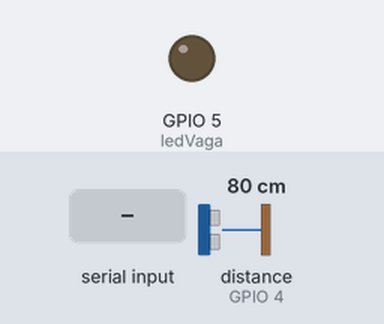
Bench run of a sketch on a simulated ESP32. Shown: output pins drawn as LEDs (lit = HIGH). Wiring (inferred from the names in the program): ultrasonic range finder: trigger GPIO 2; echo GPIO 4. The inputs (shaded band) are chosen by the test bench; at power-on: distance to the obstacle (sensor on GPIO 4) 80 cm. The echo pulse lasts 58.3 µs per cm; WiFi joins after 1.5 s; servers stay silent unless stated; no MQTT or app messages arrive unless stated; pins used as bus, display or sensor lines are not drawn; what the sketch prints to the serial monitor is not drawn.

Above: at 2.7 s.
2.8 s: "0\n" received over Serial
At 4.3 s:
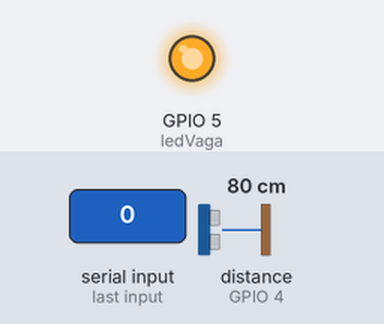
7.6 s: "90,45\n" received over Serial
Timing chart, 0 to 10.6 s (numbered marks = the images above; inputs shaded):
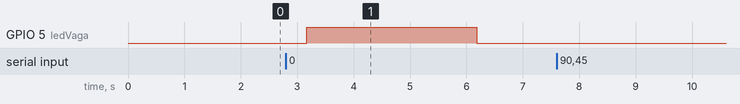

Measured:
- after the input at 2.8 s, GPIO 5 (ledVaga): LOW → HIGH after 0.37 s, → LOW 3.0 s later
- after the input at 7.6 s, every drawn part: stays the same

The sketch:

vaga.ino
```cpp
#include <WiFi.h>
#include <PubSubClient.h>
#include <SPI.h>
// #include <MFRC522.h> // Biblioteca RFID (para uso real futuramente)

// ====================== CONFIGURAÇÕES DE REDE ======================
const char* ssid = "Wokwi-GUEST";
const char* password = "";
const char* mqttServer = "maqiatto.com";
const int mqttPort = 1883;
const char* mqttUser = "ludanielle2005@hotmail.com";
const char* mqttPassword = "FIAP555292";
const char* mqttTopic = "ludanielle2005@hotmail.com/vagas";

// ====================== CONFIGURAÇÕES DO SENSOR ======================
const int trigPin = 2;
const int echoPin = 4;
const int ledVaga = 5;

// ====================== CONFIGURAÇÃO DO RFID (Futuro Real) ======================
// #define SS_PIN 5
// #define RST_PIN 22
// MFRC522 rfid(SS_PIN, RST_PIN);

// ====================== VARIÁVEIS GLOBAIS ======================
#define NUM_LEITURAS 5
float historico[NUM_LEITURAS];
int indice = 0;
bool vagaOcupada = false;
WiFiClient espClient;
PubSubClient client(espClient);

// ====================== FUNÇÕES ======================
void setupWiFi() {
  WiFi.begin(ssid, password);
  Serial.print("Conectando ao Wi-Fi");
  while (WiFi.status() != WL_CONNECTED) {
    delay(500);
    Serial.print(".");
  }
  Serial.println("✅ Conectado!");
}

void reconnectMQTT() {
  while (!client.connected()) {
    Serial.print("Conectando ao broker Maqiatto...");
    if (client.connect("ESP32Vaga1", mqttUser, mqttPassword)) {
      Serial.println("✅ Conectado ao Maqiatto!");
    } else {
      Serial.print("❌ Falha, rc=");
      Serial.print(client.state());
      delay(2000);
    }
  }
}

float medirDistancia() {
  digitalWrite(trigPin, LOW);
  delayMicroseconds(2);
  digitalWrite(trigPin, HIGH);
  delayMicroseconds(10);
  digitalWrite(trigPin, LOW);
  long duration = pulseIn(echoPin, HIGH);
  return duration * 0.034 / 2;
}

float medirDistanciaFiltrada() {
  historico[indice] = medirDistancia();
  indice = (indice + 1) % NUM_LEITURAS;
  float soma = 0;
  for (int i = 0; i < NUM_LEITURAS; i++)
    soma += historico[i];
  return soma / NUM_LEITURAS;
}

long lerRFIDSerial() {
  if (Serial.available()) {
    delay(100);
    String idStr = Serial.readStringUntil('\n');
    idStr.trim();

    if (idStr.length() == 0) return -1;

    for (int i = 0; i < idStr.length(); i++) {
      if (!isDigit(idStr.charAt(i))) {
        Serial.println("❌ Entrada inválida. Digite apenas números.");
        return -1;
      }
    }

    return idStr.toInt();
  }
  return -1;
}

void atualizarLedStatus(bool ocupada) {
  digitalWrite(ledVaga, ocupada ? HIGH : LOW);
}

void enviarMensagem(String payload) {
  if (!client.connected()) reconnectMQTT();
  client.loop();
  client.publish(mqttTopic, payload.c_str());
  Serial.print("📤 Enviado: ");
  Serial.println(payload);
}

// ====================== SETUP ======================
void setup() {
  Serial.begin(115200);
  pinMode(trigPin, OUTPUT);
  pinMode(echoPin, INPUT);
  pinMode(ledVaga, OUTPUT);

  setupWiFi();
  client.setServer(mqttServer, mqttPort);
  reconnectMQTT();

  Serial.println("Sistema iniciado. Aguardando moto...");
  Serial.println("Simulação RFID: Digite um ID numérico e pressione Enter.");
}

// ====================== LOOP PRINCIPAL ======================
void loop() {
  float distancia = medirDistanciaFiltrada();
  bool detectouMoto = distancia < 50;
  long idLido = lerRFIDSerial();

  // ===== Caso 1: Moto detectada e ID lido =====
  if (detectouMoto && idLido != -1) {
    vagaOcupada = true;
    atualizarLedStatus(true);
    String msg = "{\"id\":" + String(idLido) + ",\"vaga\":1}";
    enviarMensagem(msg);
    Serial.printf("✅ Moto estacionada com ID: %ld\n", idLido);
  }

  // ===== Caso 2: Moto saiu da vaga =====
  if (!detectouMoto && vagaOcupada) {
    Serial.println("❌ Moto saiu da vaga.");
    vagaOcupada = false;
    atualizarLedStatus(false);
  }

  delay(1500);
}
```
